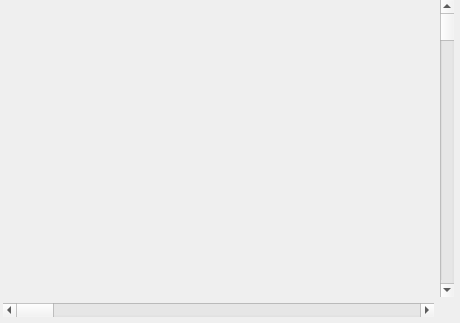
<?xml version="1.0" encoding="UTF-8"?>
<ui version="4.0">
 <class>Form</class>
 <widget class="QWidget" name="Form">
  <property name="geometry">
   <rect>
    <x>0</x>
    <y>0</y>
    <width>460</width>
    <height>323</height>
   </rect>
  </property>
  <property name="windowTitle">
   <string>Form</string>
  </property>
  <widget class="QCustomPlot" name="plot" native="true">
   <property name="geometry">
    <rect>
     <x>3</x>
     <y>0</y>
     <width>431</width>
     <height>297</height>
    </rect>
   </property>
   <property name="sizePolicy">
    <sizepolicy hsizetype="Preferred" vsizetype="MinimumExpanding">
     <horstretch>0</horstretch>
     <verstretch>0</verstretch>
    </sizepolicy>
   </property>
  </widget>
  <widget class="QScrollBar" name="horizontalScrollBar">
   <property name="geometry">
    <rect>
     <x>3</x>
     <y>303</y>
     <width>431</width>
     <height>14</height>
    </rect>
   </property>
   <property name="orientation">
    <enum>Qt::Horizontal</enum>
   </property>
  </widget>
  <widget class="QScrollBar" name="verticalScrollBar">
   <property name="geometry">
    <rect>
     <x>440</x>
     <y>0</y>
     <width>14</width>
     <height>297</height>
    </rect>
   </property>
   <property name="orientation">
    <enum>Qt::Vertical</enum>
   </property>
  </widget>
 </widget>
 <customwidgets>
  <customwidget>
   <class>QCustomPlot</class>
   <extends>QWidget</extends>
   <header>../../qcustomplot.h</header>
   <container>1</container>
  </customwidget>
 </customwidgets>
 <resources/>
 <connections/>
</ui>
